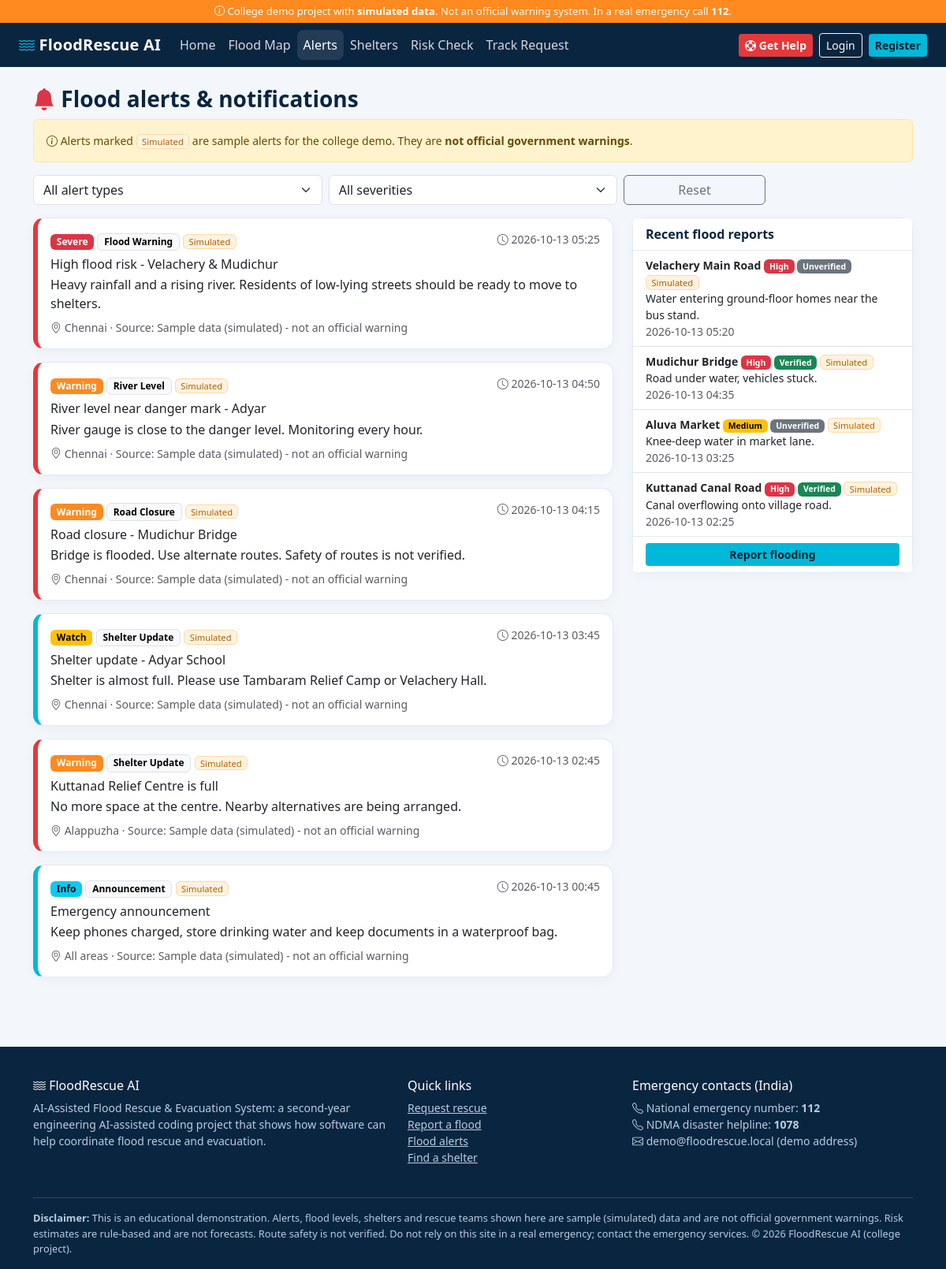
Screenshot of /alerts with the database file from the repository.
### tables this page shows
CREATE TABLE alerts (
    id INTEGER PRIMARY KEY AUTOINCREMENT,
    title TEXT NOT NULL,
    message TEXT NOT NULL,
    severity TEXT NOT NULL,
    alert_type TEXT NOT NULL,
    location TEXT NOT NULL,
    source TEXT NOT NULL,
    is_active INTEGER NOT NULL DEFAULT 1,
    is_simulated INTEGER NOT NULL DEFAULT 1,
    created_at TEXT NOT NULL
);

CREATE TABLE flood_reports (
    id INTEGER PRIMARY KEY AUTOINCREMENT,
    location_name TEXT NOT NULL,
    latitude REAL,
    longitude REAL,
    severity TEXT NOT NULL,
    water_depth_cm INTEGER,
    description TEXT NOT NULL,
    reporter_name TEXT,
    user_id INTEGER,
    status TEXT NOT NULL DEFAULT 'Unverified',
    created_at TEXT NOT NULL,
    is_simulated INTEGER NOT NULL DEFAULT 0
);

### app.py (the view)
@app.route("/alerts")
def alerts():
    typ = request.args.get("type", "")
    sev = request.args.get("severity", "")
    sql, args = "SELECT * FROM alerts WHERE 1=1", []
    if not (g.user and g.user["role"] == "admin"):
        sql += " AND is_active=1"
    if typ in ALERT_TYPES:
        sql += " AND alert_type=?"
        args.append(typ)
    if sev in ALERT_SEVERITIES:
        sql += " AND severity=?"
        args.append(sev)
    rows = query(sql + " ORDER BY is_active DESC, created_at DESC, id DESC", args)
    reports = query("SELECT * FROM flood_reports WHERE status!='Dismissed' ORDER BY created_at DESC LIMIT 6")
    return render_template("alerts.html", alerts=rows, reports=reports, typ=typ, sev=sev,
                           ALERT_TYPES=ALERT_TYPES, ALERT_SEVERITIES=ALERT_SEVERITIES)

### app.py (called while the page is built)
@app.before_request
def load_user_and_check_csrf():
    if "csrf_token" not in session:
        session["csrf_token"] = secrets.token_hex(16)
    g.user = None
    if session.get("user_id"):
        g.user = query("SELECT id,name,email,phone,role FROM users WHERE id=?", (session["user_id"],), one=True)
        if g.user is None:
            session.pop("user_id", None)
    if request.method == "POST":
        token = request.form.get("csrf_token") or request.headers.get("X-CSRF-Token") or ""
        if not secrets.compare_digest(token, session.get("csrf_token", "")):
            abort(400, "Your session expired or the form was invalid. Please reload the page and try again.")

@app.context_processor
def inject_globals():
    return dict(csrf_token=session.get("csrf_token", ""), current_user=g.get("user"),
                STATUSES=STATUSES, URGENCY_LEVELS=URGENCY_LEVELS, year=datetime.now().year)

@app.template_filter("badge")
def badge_filter(value):
    return BADGE_COLORS.get(value, "secondary")

### db.py (called while the page is built)
def get_db():
    if "db" not in g:
        g.db = sqlite3.connect(DB_PATH)
        g.db.row_factory = sqlite3.Row
        g.db.execute("PRAGMA foreign_keys = ON")
    return g.db

def query(sql, args=(), one=False):
    cur = get_db().execute(sql, args)
    rows = cur.fetchall()
    cur.close()
    if one:
        return rows[0] if rows else None
    return rows

### templates/alerts.html (shortened to what this page needs)
{% extends "base.html" %}
{% block content %}
<div class="container py-4">
    <h3><i class="bi bi-bell-fill text-danger"></i> Flood alerts &amp; notifications</h3>
    <div class="alert alert-warning small"><i class="bi bi-info-circle"></i>
        Alerts marked <span class="sim-tag">Simulated</span> are sample alerts for the college demo. They are <b>not official government warnings</b>.</div>
    <form class="row g-2 mb-3" method="get">
        <div class="col-md-4"><select class="form-select" name="type" onchange="this.form.submit()">
            <option value="">All alert types</option>{% for t in ALERT_TYPES %}<option {{ 'selected' if t == typ }}>{{ t }}</option>{% endfor %}</select></div>
        <div class="col-md-4"><select class="form-select" name="severity" onchange="this.form.submit()">
            <option value="">All severities</option>{% for s in ALERT_SEVERITIES %}<option {{ 'selected' if s == sev }}>{{ s }}</option>{% endfor %}</select></div>
        <div class="col-md-2"><a class="btn btn-outline-secondary w-100" href="{{ url_for('alerts') }}">Reset</a></div>
    </form>
    <div class="row g-4">
        <div class="col-lg-8">
            {% for a in alerts %}
            <div class="card mb-3 {{ 'opacity-50' if not a.is_active }}" style="border-left:6px solid var(--{{ 'red' if a.severity in ('Severe','Warning') else 'cyan' }})">
                <div class="card-body">
                    <div class="d-flex flex-wrap justify-content-between gap-2">
                        <div><span class="badge text-bg-{{ a.severity|badge }}">{{ a.severity }}</span>
                            <span class="badge text-bg-light border">{{ a.alert_type }}</span>
                            {% if a.is_simulated %}<span class="sim-tag">Simulated</span>{% endif %}
                            {% if not a.is_active %}<span class="badge text-bg-secondary">Hidden</span>{% endif %}</div>
                        <span class="small text-muted"><i class="bi bi-clock"></i> {{ a.created_at }}</span>
                    </div>
                    <h6 class="mt-2 mb-1">{{ a.title }}</h6>
                    <p class="mb-2">{{ a.message }}</p>
                    <div class="small text-muted"><i class="bi bi-geo-alt"></i> {{ a.location }} &middot; Source: {{ a.source }}</div>
                </div>
            </div>
            {% else %}
            <div class="alert alert-info">No alerts match your filters.</div>
            {% endfor %}
        </div>
        <div class="col-lg-4">
            <div class="card mb-3"><div class="card-header">Recent flood reports</div>
                <ul class="list-group list-group-flush">
                    {% for r in reports %}
                    <li class="list-group-item small"><b>{{ r.location_name }}</b>
                        <span class="badge text-bg-{{ r.severity|badge }}">{{ r.severity }}</span>
                        <span class="badge text-bg-{{ r.status|badge }}">{{ r.status }}</span>
                        {% if r.is_simulated %}<span class="sim-tag">Simulated</span>{% endif %}<br>{{ r.description }}<br>
                        <span class="text-muted">{{ r.created_at }}</span></li>
                    {% else %}<li class="list-group-item text-muted small">No reports yet.</li>{% endfor %}
                </ul>
                <div class="card-footer bg-white"><a href="{{ url_for('report_flood') }}" class="btn btn-sm btn-cyan w-100">Report flooding</a></div>
            </div>
        </div>
    </div>
</div>
{% endblock %}

### static/css/style.css (style rules this page uses)
:root { --navy: #0a2540; --navy-2: #123a63; --cyan: #00b8d9; --orange: #ff8a1f; --red: #e5383b; --bg: #f3f7fb; --card-border: #e2eaf2; }
body { background: var(--bg); color: #1d2b3a; font-family: "Segoe UI", system-ui, -apple-system, Roboto, sans-serif; }
h1, h2, h3, h4, h5 { color: var(--navy); font-weight: 700; }
a { color: var(--navy-2); }
.btn-cyan { background: var(--cyan); color: #04202e; font-weight: 600; border: 0; }
.text-bg-orange { background: var(--orange) !important; color: #fff !important; }
.card { border: 1px solid var(--card-border); border-radius: 14px; box-shadow: 0 4px 14px rgba(10,37,64,.04); }
.card-header { background: #fff; border-bottom: 1px solid var(--card-border); font-weight: 600; color: var(--navy); }
.sim-tag { font-size: .7rem; background: #fff3e0; color: #b45f00; border: 1px solid #ffd9a8; padding: .05rem .4rem; border-radius: 6px; white-space: nowrap; }

### rows the page displays
alerts: severity "Severe", alert_type "Flood Warning", is_simulated "Simulated", created_at "2026-10-13 05:25", title "High flood risk - Velachery & Mudichur", message "Heavy rainfall and a rising river. Residents of low-lying streets should be ready to move to shelters.", location "Chennai", source "Sample data (simulated) - not an official warning"
alerts: severity "Warning", alert_type "River Level", is_simulated "Simulated", created_at "2026-10-13 04:50", title "River level near danger mark - Adyar", message "River gauge is close to the danger level. Monitoring every hour.", location "Chennai", source "Sample data (simulated) - not an official warning"
alerts: severity "Warning", alert_type "Road Closure", is_simulated "Simulated", created_at "2026-10-13 04:15", title "Road closure - Mudichur Bridge", message "Bridge is flooded. Use alternate routes. Safety of routes is not verified.", location "Chennai", source "Sample data (simulated) - not an official warning"
alerts: severity "Watch", alert_type "Shelter Update", is_simulated "Simulated", created_at "2026-10-13 03:45", title "Shelter update - Adyar School", message "Shelter is almost full. Please use Tambaram Relief Camp or Velachery Hall.", location "Chennai", source "Sample data (simulated) - not an official warning"
alerts: severity "Warning", alert_type "Shelter Update", is_simulated "Simulated", created_at "2026-10-13 02:45", title "Kuttanad Relief Centre is full", message "No more space at the centre. Nearby alternatives are being arranged.", location "Alappuzha", source "Sample data (simulated) - not an official warning"
alerts: severity "Info", alert_type "Announcement", is_simulated "Simulated", created_at "2026-10-13 00:45", title "Emergency announcement", message "Keep phones charged, store drinking water and keep documents in a waterproof bag.", location "All areas", source "Sample data (simulated) - not an official warning"
flood_reports: location_name "Velachery Main Road", severity "High", status "Unverified", is_simulated "Simulated", description "Water entering ground-floor homes near the bus stand.", created_at "2026-10-13 05:20"
flood_reports: location_name "Mudichur Bridge", severity "High", status "Verified", is_simulated "Simulated", description "Road under water, vehicles stuck.", created_at "2026-10-13 04:35"
flood_reports: location_name "Aluva Market", severity "Medium", status "Unverified", is_simulated "Simulated", description "Knee-deep water in market lane.", created_at "2026-10-13 03:25"
flood_reports: location_name "Kuttanad Canal Road", severity "High", status "Verified", is_simulated "Simulated", description "Canal overflowing onto village road.", created_at "2026-10-13 02:25"
